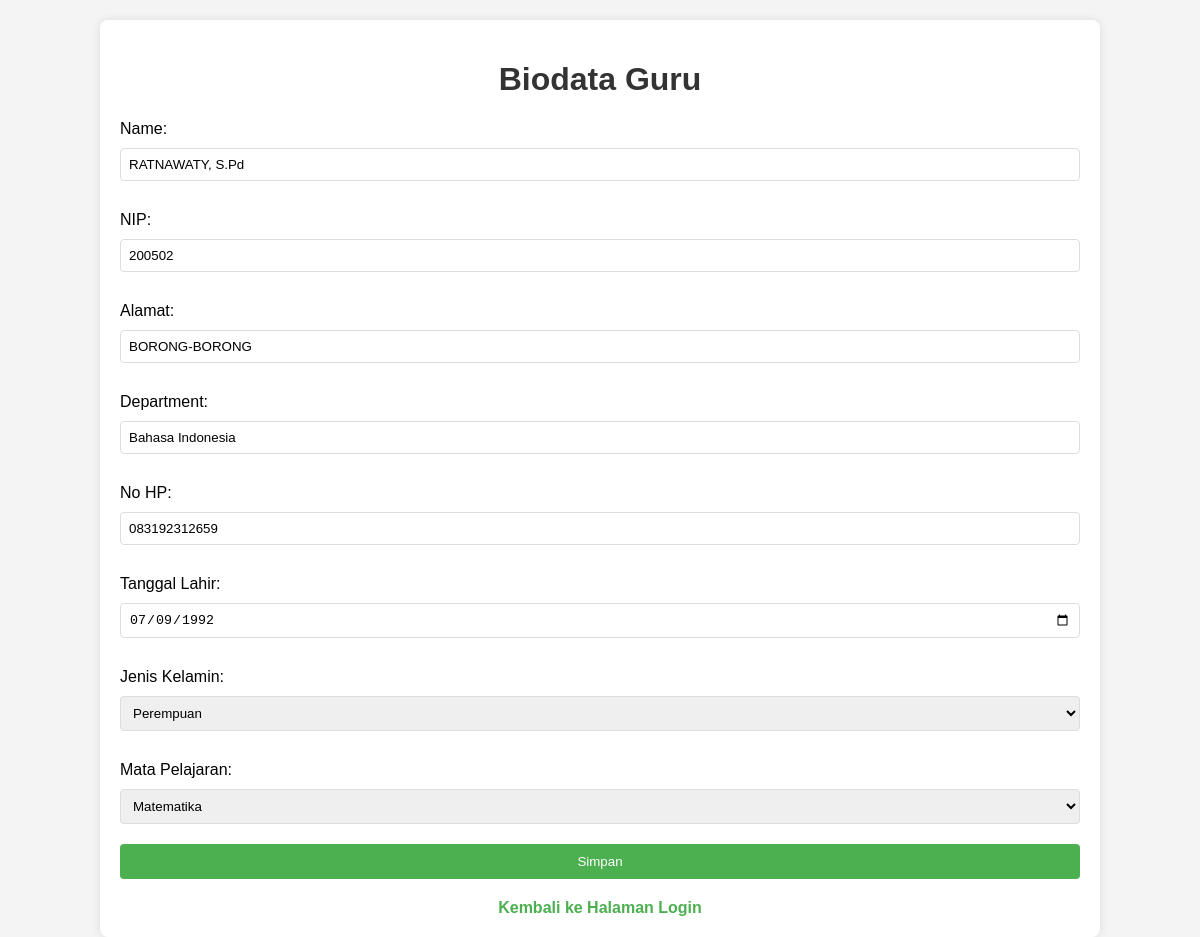
The app's page /biodata_teacher.php?user_id=4 with its own data.
### tables this page shows
CREATE TABLE `teachers` (
  `id` int NOT NULL,
  `user_id` int DEFAULT NULL,
  `nip` int NOT NULL,
  `name` varchar(255) NOT NULL,
  `alamat` varchar(225) NOT NULL,
  `department` varchar(255) DEFAULT NULL,
  `no_hp` varchar(15) DEFAULT NULL,
  `tanggal_lahir` date DEFAULT NULL,
  `jenis_kelamin` enum('laki-laki','perempuan') NOT NULL,
  `profile_photo` varchar(255) DEFAULT 'default.jpg'
);

### biodata_teacher.php (the view, shortened to what this page needs)
<?php
require_once 'koneksi.php';
$user_id = isset($_GET['user_id']) ? intval($_GET['user_id']) : 0;
$subjects = [];
$sql_subjects = "SELECT id, name FROM subjects";
if ($result_subjects = $conn->query($sql_subjects)) {
    while ($row = $result_subjects->fetch_assoc()) {
        $subjects[] = $row;
    }
}
$sql = "SELECT * FROM teachers WHERE user_id=?";
if ($stmt = $conn->prepare($sql)) {
    $stmt->bind_param("i", $user_id);
    $stmt->execute();
    $result = $stmt->get_result();
    $teacher = $result->fetch_assoc();
} else {
    echo "Terjadi kesalahan saat menyiapkan query: " . $conn->error;
}
?>
<!DOCTYPE html>
<html lang="en">
<head>
</head>
<body>
    <div class="container">
        <h1>Biodata Guru</h1>
        <form action="biodata_teacher.php?user_id=<?php echo $user_id; ?>" method="post">
            <label for="name">Name:</label>
            <input type="text" id="name" name="name" value="<?php echo htmlspecialchars($teacher['name'] ?? '', ENT_QUOTES); ?>" required><br>
            <label for="nip">NIP:</label>
            <input type="number" id="nip" name="nip" value="<?php echo htmlspecialchars($teacher['nip'] ?? '', ENT_QUOTES); ?>" required><br>
            <label for="alamat">Alamat:</label>
            <input type="text" id="alamat" name="alamat" value="<?php echo htmlspecialchars($teacher['alamat'] ?? '', ENT_QUOTES); ?>" required><br>
            <label for="department">Department:</label>
            <input type="text" id="department" name="department" value="<?php echo htmlspecialchars($teacher['department'] ?? '', ENT_QUOTES); ?>"><br>
            <label for="no_hp">No HP:</label>
            <input type="number" id="no_hp" name="no_hp" value="<?php echo htmlspecialchars($teacher['no_hp'] ?? '', ENT_QUOTES); ?>" required><br>
            <label for="tanggal_lahir">Tanggal Lahir:</label>
            <input type="date" id="tanggal_lahir" name="tanggal_lahir" value="<?php echo htmlspecialchars($teacher['tanggal_lahir'] ?? '', ENT_QUOTES); ?>"><br>
            <label for="jenis_kelamin">Jenis Kelamin:</label>
            <select id="jenis_kelamin" name="jenis_kelamin" required>
                <option value="perempuan" <?php echo (isset($teacher['jenis_kelamin']) && $teacher['jenis_kelamin'] == 'perempuan') ? 'selected' : ''; ?>>Perempuan</option>
            </select><br>
            <label for="subject_id">Mata Pelajaran:</label>
            <select id="subject_id" name="subject_id" required>
                <?php foreach ($subjects as $subject): ?>
                    <option value="<?php echo $subject['id']; ?>"><?php echo htmlspecialchars($subject['name'], ENT_QUOTES); ?></option>
                <?php endforeach; ?>
            </select><br>
            <input type="submit" value="Simpan">
        </form>
        <div class="link">
            <a href="login.php">Kembali ke Halaman Login</a>
        </div>
    </div>
</body>
</html>

### biodata_teacher.php (style rules this page uses)
body { font-family: Arial, sans-serif; margin: 0; padding: 0; background-color: #f4f4f4; }
.container { width: 80%; margin: auto; overflow: hidden; background: #fff; padding: 20px; box-shadow: 0 0 10px rgba(0, 0, 0, 0.1); margin-top: 20px; border-radius: 8px; }
h1 { text-align: center; color: #333; }
label { display: block; margin: 10px 0 5px; }
input[type="text"], input[type="number"], input[type="date"], select { width: 100%; padding: 8px; margin: 5px 0 20px; border: 1px solid #ddd; border-radius: 4px; box-sizing: border-box; }
input[type="submit"] { background-color: #4CAF50; color: white; padding: 10px 20px; border: none; border-radius: 4px; cursor: pointer; width: 100%; }
.link { text-align: center; margin-top: 20px; }
.link a { text-decoration: none; color: #4CAF50; font-weight: bold; }

### records on screen
teachers: name "RATNAWATY, S.Pd", nip "200502", alamat "BORONG-BORONG", department "Bahasa Indonesia", no_hp "083192312659", tanggal_lahir "07/09/1992", jenis_kelamin "Perempuan"

### other values on screen
form field subject_id "Matematika"
